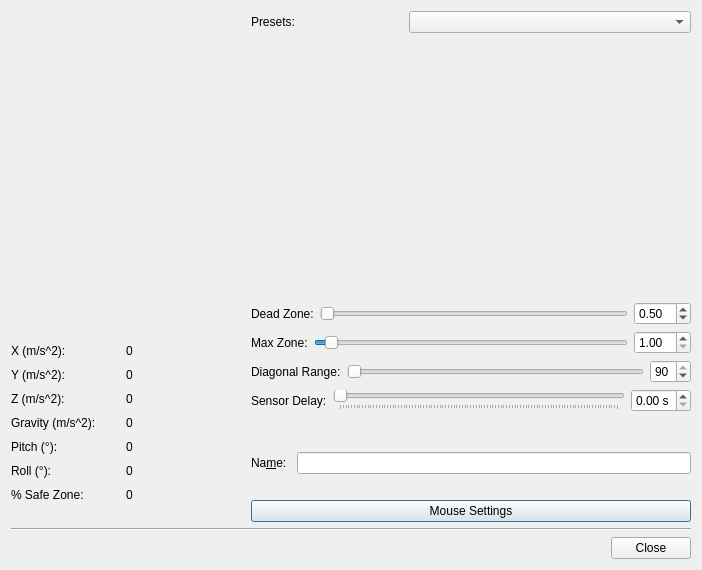
<?xml version="1.0" encoding="UTF-8"?>
<ui version="4.0">
 <class>JoySensorEditDialog</class>
 <widget class="QDialog" name="JoySensorEditDialog">
  <property name="geometry">
   <rect>
    <x>0</x>
    <y>0</y>
    <width>702</width>
    <height>570</height>
   </rect>
  </property>
  <property name="sizePolicy">
   <sizepolicy hsizetype="Preferred" vsizetype="Preferred">
    <horstretch>0</horstretch>
    <verstretch>0</verstretch>
   </sizepolicy>
  </property>
  <property name="minimumSize">
   <size>
    <width>0</width>
    <height>0</height>
   </size>
  </property>
  <property name="windowTitle">
   <string>Dialog</string>
  </property>
  <property name="styleSheet">
   <string notr="true">JoySensorButtonPushButton[isflashing=&quot;true&quot;] {
    background-color: rgb(0, 0, 255);
	color: rgb(205, 197, 191);
}
</string>
  </property>
  <property name="modal">
   <bool>true</bool>
  </property>
  <layout class="QVBoxLayout" name="verticalLayout_5">
   <item>
    <layout class="QHBoxLayout" name="horizontalLayout_10" stretch="1,2">
     <property name="spacing">
      <number>20</number>
     </property>
     <item>
      <layout class="QVBoxLayout" name="verticalLayout_3">
       <item>
        <widget class="JoySensorStatusBox" name="sensorStatusBoxWidget" native="true">
         <property name="sizePolicy">
          <sizepolicy hsizetype="Preferred" vsizetype="Preferred">
           <horstretch>0</horstretch>
           <verstretch>0</verstretch>
          </sizepolicy>
         </property>
         <property name="minimumSize">
          <size>
           <width>200</width>
           <height>200</height>
          </size>
         </property>
         <property name="maximumSize">
          <size>
           <width>16777215</width>
           <height>16777215</height>
          </size>
         </property>
         <property name="sizeIncrement">
          <size>
           <width>0</width>
           <height>0</height>
          </size>
         </property>
         <property name="baseSize">
          <size>
           <width>200</width>
           <height>200</height>
          </size>
         </property>
        </widget>
       </item>
       <item>
        <spacer name="verticalSpacer_3">
         <property name="orientation">
          <enum>Qt::Vertical</enum>
         </property>
         <property name="sizeType">
          <enum>QSizePolicy::Fixed</enum>
         </property>
         <property name="sizeHint" stdset="0">
          <size>
           <width>20</width>
           <height>20</height>
          </size>
         </property>
        </spacer>
       </item>
       <item>
        <layout class="QVBoxLayout" name="verticalLayout">
         <property name="spacing">
          <number>10</number>
         </property>
         <item>
          <layout class="QHBoxLayout" name="horizontalLayout_5">
           <item>
            <widget class="QLabel" name="xCoordinateLabel">
             <property name="sizePolicy">
              <sizepolicy hsizetype="Preferred" vsizetype="Fixed">
               <horstretch>0</horstretch>
               <verstretch>0</verstretch>
              </sizepolicy>
             </property>
             <property name="text">
              <string>X (m/s^2):</string>
             </property>
            </widget>
           </item>
           <item>
            <widget class="QLabel" name="xCoordinateValue">
             <property name="sizePolicy">
              <sizepolicy hsizetype="Preferred" vsizetype="Fixed">
               <horstretch>0</horstretch>
               <verstretch>0</verstretch>
              </sizepolicy>
             </property>
             <property name="minimumSize">
              <size>
               <width>0</width>
               <height>0</height>
              </size>
             </property>
             <property name="text">
              <string>0</string>
             </property>
            </widget>
           </item>
          </layout>
         </item>
         <item>
          <layout class="QHBoxLayout" name="horizontalLayout_6">
           <item>
            <widget class="QLabel" name="yCoordinateLabel">
             <property name="sizePolicy">
              <sizepolicy hsizetype="Preferred" vsizetype="Fixed">
               <horstretch>0</horstretch>
               <verstretch>0</verstretch>
              </sizepolicy>
             </property>
             <property name="text">
              <string>Y (m/s^2):</string>
             </property>
            </widget>
           </item>
           <item>
            <widget class="QLabel" name="yCoordinateValue">
             <property name="sizePolicy">
              <sizepolicy hsizetype="Preferred" vsizetype="Fixed">
               <horstretch>0</horstretch>
               <verstretch>0</verstretch>
              </sizepolicy>
             </property>
             <property name="text">
              <string>0</string>
             </property>
            </widget>
           </item>
          </layout>
         </item>
         <item>
          <layout class="QHBoxLayout" name="horizontalLayout_106">
           <item>
            <widget class="QLabel" name="zCoordinateLabel">
             <property name="sizePolicy">
              <sizepolicy hsizetype="Preferred" vsizetype="Fixed">
               <horstretch>0</horstretch>
               <verstretch>0</verstretch>
              </sizepolicy>
             </property>
             <property name="text">
              <string>Z (m/s^2):</string>
             </property>
            </widget>
           </item>
           <item>
            <widget class="QLabel" name="zCoordinateValue">
             <property name="sizePolicy">
              <sizepolicy hsizetype="Preferred" vsizetype="Fixed">
               <horstretch>0</horstretch>
               <verstretch>0</verstretch>
              </sizepolicy>
             </property>
             <property name="text">
              <string>0</string>
             </property>
            </widget>
           </item>
          </layout>
         </item>
         <item>
          <layout class="QHBoxLayout" name="accelLayout">
           <item>
            <widget class="QLabel" name="gravityLabel">
             <property name="sizePolicy">
              <sizepolicy hsizetype="Preferred" vsizetype="Fixed">
               <horstretch>0</horstretch>
               <verstretch>0</verstretch>
              </sizepolicy>
             </property>
             <property name="text">
              <string>Gravity (m/s^2):</string>
             </property>
            </widget>
           </item>
           <item>
            <widget class="QLabel" name="gravityValue">
             <property name="sizePolicy">
              <sizepolicy hsizetype="Preferred" vsizetype="Fixed">
               <horstretch>0</horstretch>
               <verstretch>0</verstretch>
              </sizepolicy>
             </property>
             <property name="text">
              <string>0</string>
             </property>
            </widget>
           </item>
          </layout>
         </item>
         <item>
          <layout class="QHBoxLayout" name="horizontalLayout_8">
           <item>
            <widget class="QLabel" name="pitchLabel">
             <property name="sizePolicy">
              <sizepolicy hsizetype="Preferred" vsizetype="Fixed">
               <horstretch>0</horstretch>
               <verstretch>0</verstretch>
              </sizepolicy>
             </property>
             <property name="text">
              <string>Pitch (°):</string>
             </property>
            </widget>
           </item>
           <item>
            <widget class="QLabel" name="pitchValue">
             <property name="sizePolicy">
              <sizepolicy hsizetype="Preferred" vsizetype="Fixed">
               <horstretch>0</horstretch>
               <verstretch>0</verstretch>
              </sizepolicy>
             </property>
             <property name="text">
              <string>0</string>
             </property>
            </widget>
           </item>
          </layout>
         </item>
         <item>
          <layout class="QHBoxLayout" name="horizontalLayout_108">
           <item>
            <widget class="QLabel" name="rollLabel">
             <property name="sizePolicy">
              <sizepolicy hsizetype="Preferred" vsizetype="Fixed">
               <horstretch>0</horstretch>
               <verstretch>0</verstretch>
              </sizepolicy>
             </property>
             <property name="text">
              <string>Roll (°):</string>
             </property>
            </widget>
           </item>
           <item>
            <widget class="QLabel" name="rollValue">
             <property name="sizePolicy">
              <sizepolicy hsizetype="Preferred" vsizetype="Fixed">
               <horstretch>0</horstretch>
               <verstretch>0</verstretch>
              </sizepolicy>
             </property>
             <property name="text">
              <string>0</string>
             </property>
            </widget>
           </item>
          </layout>
         </item>
         <item>
          <layout class="QHBoxLayout" name="horizontalLayout_9">
           <item>
            <widget class="QLabel" name="fromSafeZoneLabel">
             <property name="sizePolicy">
              <sizepolicy hsizetype="Preferred" vsizetype="Fixed">
               <horstretch>0</horstretch>
               <verstretch>0</verstretch>
              </sizepolicy>
             </property>
             <property name="text">
              <string>% Safe Zone:</string>
             </property>
            </widget>
           </item>
           <item>
            <widget class="QLabel" name="fromSafeZoneValueLabel">
             <property name="sizePolicy">
              <sizepolicy hsizetype="Preferred" vsizetype="Fixed">
               <horstretch>0</horstretch>
               <verstretch>0</verstretch>
              </sizepolicy>
             </property>
             <property name="text">
              <string>0</string>
             </property>
            </widget>
           </item>
          </layout>
         </item>
        </layout>
       </item>
       <item>
        <spacer name="verticalSpacer_4">
         <property name="orientation">
          <enum>Qt::Vertical</enum>
         </property>
         <property name="sizeType">
          <enum>QSizePolicy::Fixed</enum>
         </property>
         <property name="sizeHint" stdset="0">
          <size>
           <width>20</width>
           <height>20</height>
          </size>
         </property>
        </spacer>
       </item>
      </layout>
     </item>
     <item>
      <layout class="QVBoxLayout" name="verticalLayout_4">
       <item>
        <layout class="QVBoxLayout" name="verticalLayout_7">
         <property name="spacing">
          <number>10</number>
         </property>
         <item>
          <layout class="QHBoxLayout" name="horizontalLayout">
           <item>
            <widget class="QLabel" name="label_3">
             <property name="text">
              <string>Presets:</string>
             </property>
            </widget>
           </item>
           <item>
            <widget class="QComboBox" name="presetsComboBox">
             <property name="minimumSize">
              <size>
               <width>282</width>
               <height>0</height>
              </size>
             </property>
             <item>
              <property name="text">
               <string/>
              </property>
             </item>
             <item>
              <property name="text">
               <string>Mouse (Normal)</string>
              </property>
             </item>
             <item>
              <property name="text">
               <string>Mouse (Inverted Horizontal)</string>
              </property>
             </item>
             <item>
              <property name="text">
               <string>Mouse (Inverted Vertical)</string>
              </property>
             </item>
             <item>
              <property name="text">
               <string>Mouse (Inverted Horizontal + Vertical)</string>
              </property>
             </item>
             <item>
              <property name="text">
               <string>Arrows</string>
              </property>
             </item>
             <item>
              <property name="text">
               <string>Keys: W | A | S | D</string>
              </property>
             </item>
             <item>
              <property name="text">
               <string>NumPad</string>
              </property>
             </item>
             <item>
              <property name="text">
               <string>None</string>
              </property>
             </item>
            </widget>
           </item>
          </layout>
         </item>
        </layout>
       </item>
       <item>
        <spacer name="verticalSpacer_2">
         <property name="orientation">
          <enum>Qt::Vertical</enum>
         </property>
         <property name="sizeType">
          <enum>QSizePolicy::MinimumExpanding</enum>
         </property>
         <property name="sizeHint" stdset="0">
          <size>
           <width>20</width>
           <height>20</height>
          </size>
         </property>
        </spacer>
       </item>
       <item>
        <layout class="QVBoxLayout" name="verticalLayout_2">
         <property name="spacing">
          <number>6</number>
         </property>
         <item>
          <layout class="QHBoxLayout" name="horizontalLayout_2">
           <item>
            <widget class="QLabel" name="label">
             <property name="text">
              <string>Dead Zone:</string>
             </property>
            </widget>
           </item>
           <item>
            <widget class="QSlider" name="deadZoneSlider">
             <property name="toolTip">
              <string>Dead zone value to use for an analog sensor.</string>
             </property>
             <property name="minimum">
              <number>1</number>
             </property>
             <property name="maximum">
              <number>30</number>
             </property>
             <property name="singleStep">
              <number>0</number>
             </property>
             <property name="pageStep">
              <number>1</number>
             </property>
             <property name="value">
              <number>1</number>
             </property>
             <property name="orientation">
              <enum>Qt::Horizontal</enum>
             </property>
            </widget>
           </item>
           <item>
            <widget class="QDoubleSpinBox" name="deadZoneSpinBox">
             <property name="toolTip">
              <string>Dead zone value to use for an analog sensor.</string>
             </property>
             <property name="decimals">
              <number>2</number>
             </property>
             <property name="minimum">
              <double>0.000000000000000</double>
             </property>
             <property name="maximum">
              <double>30.000000000000000</double>
             </property>
             <property name="value">
              <double>0.500000000000000</double>
             </property>
            </widget>
           </item>
          </layout>
         </item>
         <item>
          <layout class="QHBoxLayout" name="horizontalLayout_3">
           <item>
            <widget class="QLabel" name="label_9">
             <property name="text">
              <string>Max Zone:</string>
             </property>
            </widget>
           </item>
           <item>
            <widget class="QSlider" name="maxZoneSlider">
             <property name="toolTip">
              <string>Value when an analog sensor is considered moved 100%.</string>
             </property>
             <property name="minimum">
              <number>0</number>
             </property>
             <property name="maximum">
              <number>30</number>
             </property>
             <property name="singleStep">
              <number>0</number>
             </property>
             <property name="pageStep">
              <number>10</number>
             </property>
             <property name="value">
              <number>1</number>
             </property>
             <property name="orientation">
              <enum>Qt::Horizontal</enum>
             </property>
            </widget>
           </item>
           <item>
            <widget class="QDoubleSpinBox" name="maxZoneSpinBox">
             <property name="toolTip">
              <string>Value when an analog sensor is considered moved 100%.</string>
             </property>
             <property name="decimals">
              <number>2</number>
             </property>
             <property name="minimum">
              <double>1.000000000000000</double>
             </property>
             <property name="maximum">
              <double>30.000000000000000</double>
             </property>
             <property name="value">
              <double>1.000000000000000</double>
             </property>
            </widget>
           </item>
          </layout>
         </item>
         <item>
          <layout class="QHBoxLayout" name="horizontalLayout_12">
           <item>
            <widget class="QLabel" name="label_2">
             <property name="text">
              <string>Diagonal Range:</string>
             </property>
            </widget>
           </item>
           <item>
            <widget class="QSlider" name="diagonalRangeSlider">
             <property name="toolTip">
              <string>The area (in degrees) that each diagonal region occupies.</string>
             </property>
             <property name="minimum">
              <number>1</number>
             </property>
             <property name="maximum">
              <number>90</number>
             </property>
             <property name="orientation">
              <enum>Qt::Horizontal</enum>
             </property>
            </widget>
           </item>
           <item>
            <widget class="QSpinBox" name="diagonalRangeSpinBox">
             <property name="toolTip">
              <string>The area (in degrees) that each diagonal region occupies.</string>
             </property>
             <property name="minimum">
              <number>1</number>
             </property>
             <property name="maximum">
              <number>90</number>
             </property>
             <property name="value">
              <number>90</number>
             </property>
            </widget>
           </item>
          </layout>
         </item>
         <item>
          <layout class="QHBoxLayout" name="horizontalLayout_15">
           <item>
            <widget class="QLabel" name="sensorDelayTitleLabel">
             <property name="text">
              <string>Sensor Delay:</string>
             </property>
            </widget>
           </item>
           <item>
            <widget class="QSlider" name="sensorDelaySlider">
             <property name="toolTip">
              <string>Time lapsed before a direction change is taken into effect.</string>
             </property>
             <property name="minimum">
              <number>0</number>
             </property>
             <property name="maximum">
              <number>100</number>
             </property>
             <property name="singleStep">
              <number>1</number>
             </property>
             <property name="pageStep">
              <number>10</number>
             </property>
             <property name="value">
              <number>0</number>
             </property>
             <property name="sliderPosition">
              <number>0</number>
             </property>
             <property name="orientation">
              <enum>Qt::Horizontal</enum>
             </property>
             <property name="tickPosition">
              <enum>QSlider::TicksBelow</enum>
             </property>
             <property name="tickInterval">
              <number>0</number>
             </property>
            </widget>
           </item>
           <item>
            <widget class="QDoubleSpinBox" name="sensorDelayDoubleSpinBox">
             <property name="toolTip">
              <string>Time lapsed before a direction change is taken into effect.</string>
             </property>
             <property name="readOnly">
              <bool>false</bool>
             </property>
             <property name="suffix">
              <string> s</string>
             </property>
             <property name="decimals">
              <number>2</number>
             </property>
             <property name="maximum">
              <double>1.000000000000000</double>
             </property>
             <property name="singleStep">
              <double>0.010000000000000</double>
             </property>
            </widget>
           </item>
          </layout>
         </item>
        </layout>
       </item>
       <item>
        <spacer name="verticalSpacer">
         <property name="orientation">
          <enum>Qt::Vertical</enum>
         </property>
         <property name="sizeType">
          <enum>QSizePolicy::Fixed</enum>
         </property>
         <property name="sizeHint" stdset="0">
          <size>
           <width>20</width>
           <height>20</height>
          </size>
         </property>
        </spacer>
       </item>
       <item>
        <layout class="QHBoxLayout" name="horizontalLayout_4">
         <property name="spacing">
          <number>10</number>
         </property>
         <property name="bottomMargin">
          <number>6</number>
         </property>
         <item>
          <widget class="QLabel" name="sensorNameLabel">
           <property name="text">
            <string>Na&amp;me:</string>
           </property>
           <property name="buddy">
            <cstring>sensorNameLineEdit</cstring>
           </property>
          </widget>
         </item>
         <item>
          <widget class="QLineEdit" name="sensorNameLineEdit">
           <property name="toolTip">
            <string>Specify the name of an analog sensor.</string>
           </property>
          </widget>
         </item>
        </layout>
       </item>
       <item>
        <widget class="QPushButton" name="mouseSettingsPushButton">
         <property name="text">
          <string>Mouse Settings</string>
         </property>
         <property name="icon">
          <iconset theme="input-mouse">
           <normaloff>.</normaloff>.</iconset>
         </property>
        </widget>
       </item>
      </layout>
     </item>
    </layout>
   </item>
   <item>
    <widget class="Line" name="line">
     <property name="orientation">
      <enum>Qt::Horizontal</enum>
     </property>
    </widget>
   </item>
   <item>
    <widget class="QDialogButtonBox" name="buttonBox">
     <property name="orientation">
      <enum>Qt::Horizontal</enum>
     </property>
     <property name="standardButtons">
      <set>QDialogButtonBox::Close</set>
     </property>
    </widget>
   </item>
  </layout>
 </widget>
 <customwidgets>
  <customwidget>
   <class>JoySensorStatusBox</class>
   <extends>QWidget</extends>
   <header>joysensorstatusbox.h</header>
   <container>1</container>
  </customwidget>
 </customwidgets>
 <resources/>
 <connections>
  <connection>
   <sender>buttonBox</sender>
   <signal>accepted()</signal>
   <receiver>JoySensorEditDialog</receiver>
   <slot>accept()</slot>
   <hints>
    <hint type="sourcelabel">
     <x>248</x>
     <y>254</y>
    </hint>
    <hint type="destinationlabel">
     <x>157</x>
     <y>274</y>
    </hint>
   </hints>
  </connection>
  <connection>
   <sender>buttonBox</sender>
   <signal>rejected()</signal>
   <receiver>JoySensorEditDialog</receiver>
   <slot>reject()</slot>
   <hints>
    <hint type="sourcelabel">
     <x>316</x>
     <y>260</y>
    </hint>
    <hint type="destinationlabel">
     <x>286</x>
     <y>274</y>
    </hint>
   </hints>
  </connection>
 </connections>
</ui>
